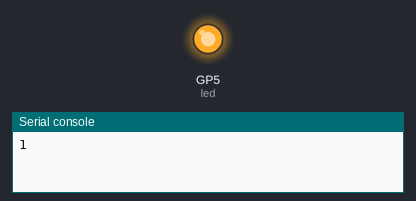
Recording of a program running on a simulated Raspberry Pi Pico running CircuitPython. On the bench: output pins drawn as LEDs (lit = HIGH), the last lines printed to the serial console.

Above: at 0.1 s.
At 36.1 s:
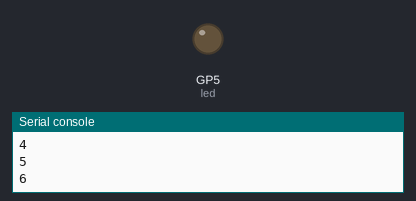
Timing chart, 0 to 37.6 s (numbered marks = the images above):
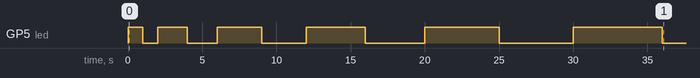

The program:

code.py
```python
# Created by Clara T

# Created on Feb 2025

# Blink with Breadboard and LED with resistor

# Turns LED on for one second, the off for one second, each time increases each time by 1 more second


import time
import board
import digitalio

blink_time = 1
led = digitalio.DigitalInOut(board.GP5)
led.direction = digitalio.Direction.OUTPUT

while True:
    print(blink_time)
    led.value = True # LED On
    time.sleep(blink_time) # Wait for 1000 millisecond(s)
    led.value = False # LED Off
    time.sleep(blink_time) # Wait for 1000 millisecond(s)

    blink_time = blink_time + 1 # Add 1 second to the variable blink_time
```

Measured:
- by itself, GP5 (led): LOW → HIGH at 0.00 s, → LOW 1.0 s later, → HIGH 1.0 s later, → LOW 2.0 s later, … (12 changes in this stretch)
